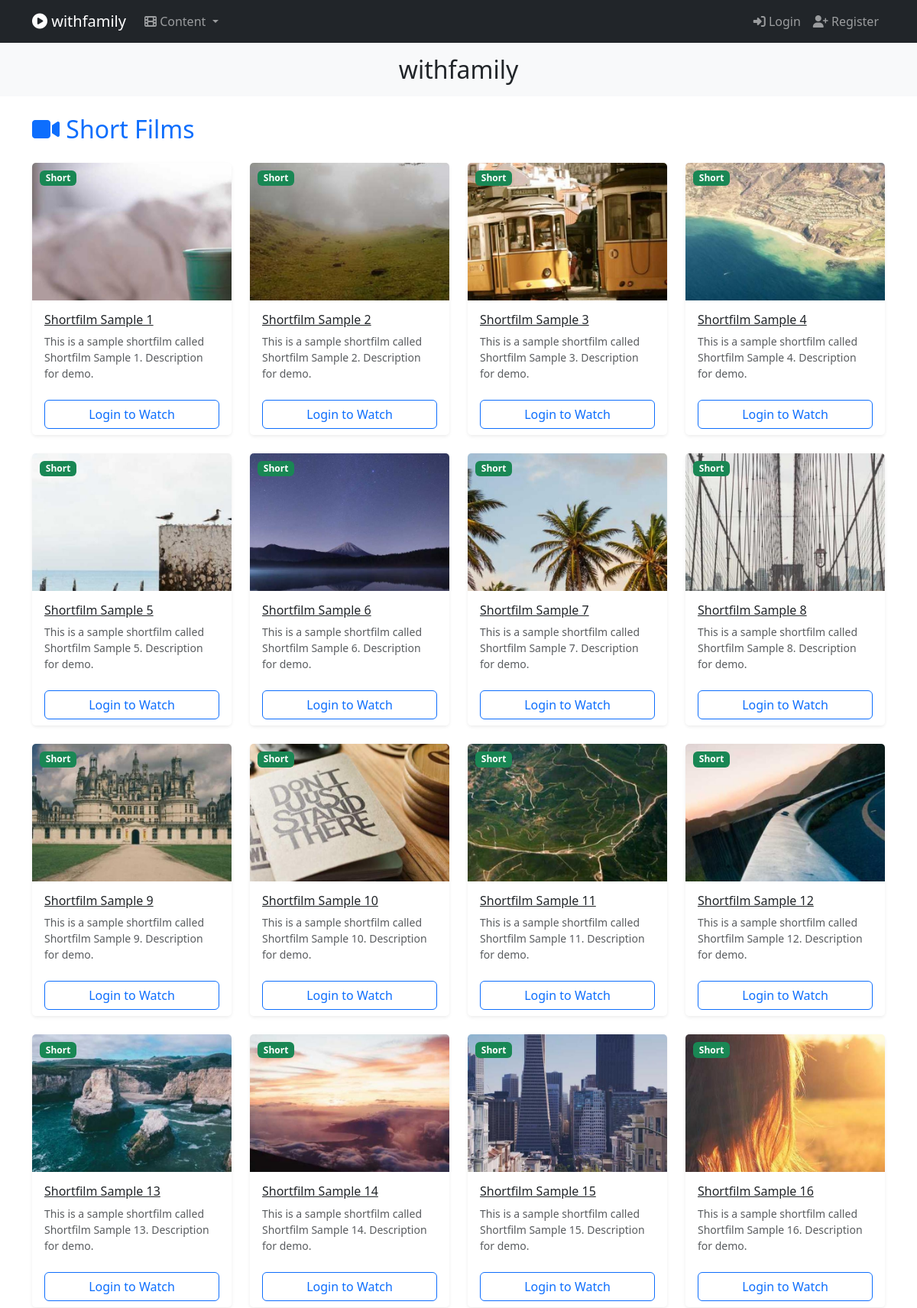
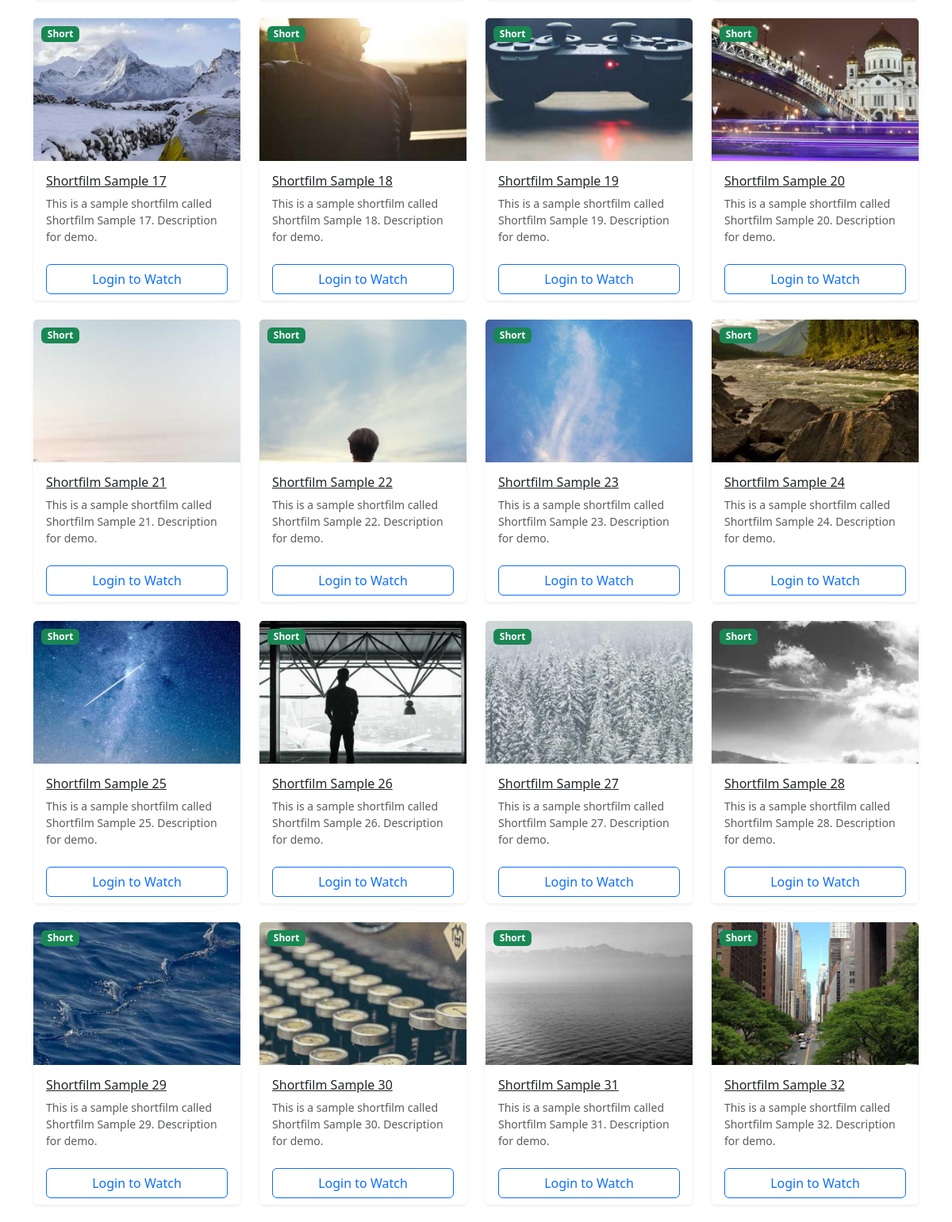
The page /shortfilm/ (upper part) on the database its author committed (2 pictures, top to bottom).
### content/models.py (models this page shows, shortened)
class Content(models.Model):
    CONTENT_TYPES = [
        ('movie', 'Movie'),
        ('webseries', 'Web Series'),
        ('shortfilm', 'Short Film'),
        ('social', 'Social Content'),
    ]
    title = models.CharField(max_length=200)
    description = models.TextField()
    content_type = models.CharField(max_length=20, choices=CONTENT_TYPES)
    category = models.ForeignKey(Category, on_delete=models.CASCADE)
    thumbnail = models.ImageField(upload_to='thumbnails/', blank=True, null=True)
    video_url = models.URLField(blank=True)
    video_file = models.FileField(upload_to='videos/', blank=True, null=True)
    slug = models.SlugField(max_length=250, unique=True, blank=True)
    created_at = models.DateTimeField(auto_now_add=True)
    updated_at = models.DateTimeField(auto_now=True)
    def get_absolute_url(self):
        return reverse('content_watch', kwargs={'slug': self.slug})

### content/views.py (the view)
# urls.py: path('shortfilm/', views.shortfilm_view, name='shortfilm'),
def shortfilm_view(request):
    shortfilms = Content.objects.filter(content_type='shortfilm')
    return render(request, 'content/shortfilm.html', {'shortfilms': shortfilms})

### content/context_processors.py (called while the page is built)
def site_config(request):
    try:
        config = SiteConfig.objects.first()
        if not config:
            return {'site_name': 'withfamily', 'site_logo': None}
        return {'site_name': config.site_name, 'site_logo': config.logo}
    except (OperationalError, ProgrammingError, Exception):
        return {'site_name': 'withfamily', 'site_logo': None}

### content/templates/content/shortfilm.html
{% extends 'content/base.html' %}
{% block content %}
<div class="container mt-4">
    <h2 class="mb-4 text-primary"><i class="fas fa-video"></i> Short Films</h2>
    <div class="row">
        {% for item in shortfilms %}
        <div class="col-md-3 col-sm-6 mb-4">
            <div class="card h-100 shadow-sm border-0">
                <div class="position-relative">
                    {% if item.thumbnail %}
                        <a href="{{ item.get_absolute_url }}"><img src="{{ item.thumbnail.url }}" class="card-img-top" alt="{{ item.title }}" style="height: 180px; object-fit: cover;"></a>
                    {% else %}
                        <a href="{{ item.get_absolute_url }}"><div class="bg-gradient rounded-top text-white d-flex align-items-center justify-content-center" style="height:180px; background: linear-gradient(135deg,#11998e 0%,#38ef7d 100%);"> <h5 class="m-0">{{ item.title }}</h5></div></a>
                    {% endif %}
                    <span class="badge bg-success position-absolute" style="top:10px; left:10px;">Short</span>
                </div>
                <div class="card-body">
                    <h6 class="card-title"><a class="text-dark" href="{{ item.get_absolute_url }}">{{ item.title }}</a></h6>
                    <p class="card-text small text-muted">{{ item.description|truncatewords:15 }}</p>
                </div>
                <div class="card-footer bg-white border-0">
                    {% if user.is_authenticated %}
                        <a href="{{ item.get_absolute_url }}" class="btn btn-primary w-100">Watch</a>
                    {% else %}
                        <a href="{% url 'login' %}?next={{ item.get_absolute_url }}" class="btn btn-outline-primary w-100">Login to Watch</a>
                    {% endif %}
                </div>
            </div>
        </div>
        {% empty %}
        <div class="col-12">
            <div class="alert alert-info">No short films available at the moment.</div>
        </div>
        {% endfor %}
    </div>
</div>
{% endblock %}

### rows shown on the page
Content: thumbnail (picture), title "Shortfilm Sample 1", description "This is a sample shortfilm called Shortfilm Sample 1. Description for demo."
Content: thumbnail (picture), title "Shortfilm Sample 2", description "This is a sample shortfilm called Shortfilm Sample 2. Description for demo."
Content: thumbnail (picture), title "Shortfilm Sample 3", description "This is a sample shortfilm called Shortfilm Sample 3. Description for demo."
Content: thumbnail (picture), title "Shortfilm Sample 4", description "This is a sample shortfilm called Shortfilm Sample 4. Description for demo."
Content: thumbnail (picture), title "Shortfilm Sample 5", description "This is a sample shortfilm called Shortfilm Sample 5. Description for demo."
Content: thumbnail (picture), title "Shortfilm Sample 6", description "This is a sample shortfilm called Shortfilm Sample 6. Description for demo."
Content: thumbnail (picture), title "Shortfilm Sample 7", description "This is a sample shortfilm called Shortfilm Sample 7. Description for demo."
Content: thumbnail (picture), title "Shortfilm Sample 8", description "This is a sample shortfilm called Shortfilm Sample 8. Description for demo."
Content: thumbnail (picture), title "Shortfilm Sample 9", description "This is a sample shortfilm called Shortfilm Sample 9. Description for demo."
Content: thumbnail (picture), title "Shortfilm Sample 10", description "This is a sample shortfilm called Shortfilm Sample 10. Description for demo."
Content: thumbnail (picture), title "Shortfilm Sample 11", description "This is a sample shortfilm called Shortfilm Sample 11. Description for demo."
Content: thumbnail (picture), title "Shortfilm Sample 12", description "This is a sample shortfilm called Shortfilm Sample 12. Description for demo."
Content: thumbnail (picture), title "Shortfilm Sample 13", description "This is a sample shortfilm called Shortfilm Sample 13. Description for demo."
Content: thumbnail (picture), title "Shortfilm Sample 14", description "This is a sample shortfilm called Shortfilm Sample 14. Description for demo."
Content: thumbnail (picture), title "Shortfilm Sample 15", description "This is a sample shortfilm called Shortfilm Sample 15. Description for demo."
Content: thumbnail (picture), title "Shortfilm Sample 16", description "This is a sample shortfilm called Shortfilm Sample 16. Description for demo."
Content: thumbnail (picture), title "Shortfilm Sample 17", description "This is a sample shortfilm called Shortfilm Sample 17. Description for demo."
Content: thumbnail (picture), title "Shortfilm Sample 18", description "This is a sample shortfilm called Shortfilm Sample 18. Description for demo."
Content: thumbnail (picture), title "Shortfilm Sample 19", description "This is a sample shortfilm called Shortfilm Sample 19. Description for demo."
Content: thumbnail (picture), title "Shortfilm Sample 20", description "This is a sample shortfilm called Shortfilm Sample 20. Description for demo."
Content: thumbnail (picture), title "Shortfilm Sample 21", description "This is a sample shortfilm called Shortfilm Sample 21. Description for demo."
Content: thumbnail (picture), title "Shortfilm Sample 22", description "This is a sample shortfilm called Shortfilm Sample 22. Description for demo."
Content: thumbnail (picture), title "Shortfilm Sample 23", description "This is a sample shortfilm called Shortfilm Sample 23. Description for demo."
Content: thumbnail (picture), title "Shortfilm Sample 24", description "This is a sample shortfilm called Shortfilm Sample 24. Description for demo."
Content: thumbnail (picture), title "Shortfilm Sample 25", description "This is a sample shortfilm called Shortfilm Sample 25. Description for demo."
Content: thumbnail (picture), title "Shortfilm Sample 26", description "This is a sample shortfilm called Shortfilm Sample 26. Description for demo."
Content: thumbnail (picture), title "Shortfilm Sample 27", description "This is a sample shortfilm called Shortfilm Sample 27. Description for demo."
Content: thumbnail (picture), title "Shortfilm Sample 28", description "This is a sample shortfilm called Shortfilm Sample 28. Description for demo."
Content: thumbnail (picture), title "Shortfilm Sample 29", description "This is a sample shortfilm called Shortfilm Sample 29. Description for demo."
Content: thumbnail (picture), title "Shortfilm Sample 30", description "This is a sample shortfilm called Shortfilm Sample 30. Description for demo."
Content: thumbnail (picture), title "Shortfilm Sample 31", description "This is a sample shortfilm called Shortfilm Sample 31. Description for demo."
Content: thumbnail (picture), title "Shortfilm Sample 32", description "This is a sample shortfilm called Shortfilm Sample 32. Description for demo."

### other values the page prints
{{ site_name }} "withfamily"
